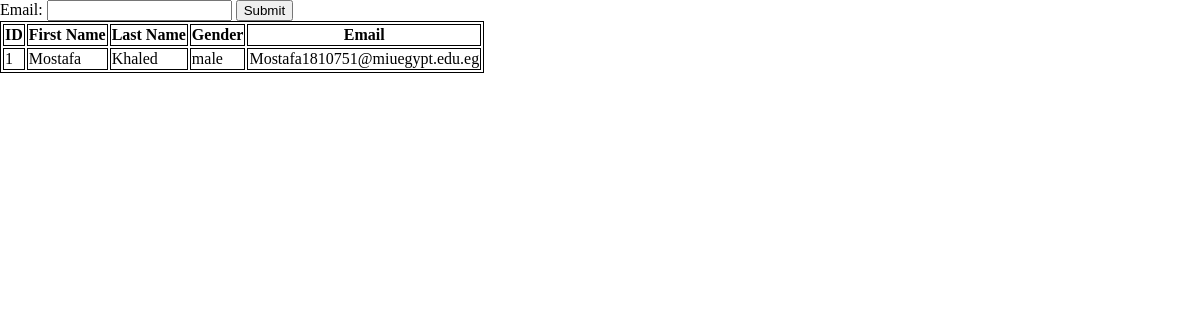
The app's page /search.php?s=Mostafa1810751@miuegypt.edu.eg, older data.
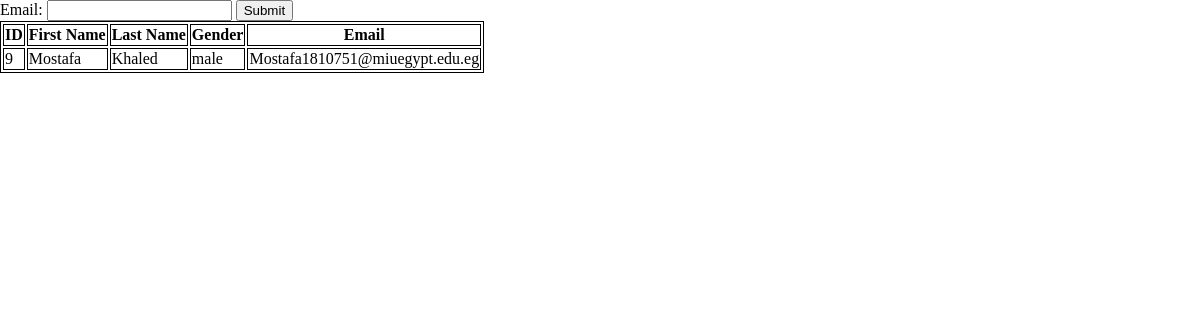
The same page, newer data.
### tables this page shows
CREATE TABLE `users` (
  `ID` int(11) NOT NULL,
  `First Name` varchar(255) NOT NULL,
  `Last Name` varchar(255) NOT NULL,
  `Email` varchar(255) NOT NULL,
  `Gender` varchar(255) NOT NULL,
  `Number` varchar(255) NOT NULL,
  `Password` varchar(255) NOT NULL,
  `Picture` varchar(55) NOT NULL,
  `User_Type_ID` int(11) NOT NULL DEFAULT 2
);

### search.php (the view, shortened to what this page needs)
<?php
$dbname = "razzaztours";
$server = "localhost";
$username = "root";
$password = "";
$conn = mysqli_connect($server,$username,$password,$dbname);
?>
<!DOCTYPE html>
<html>
<head>
</head>
<body>
<form method="GET">
Email: <input type="text" name="s" >
<button type="submit">Submit</button>
</form>
<?php
if(isset($_GET['s']))
{
$query = "SELECT * FROM users WHERE email LIKE '%".$_GET['s']."%'";
$result = mysqli_query($conn,$query);
?>
<table>
	<tr>
		<th>ID</th>
		<th>First Name</th>
		<th>Last Name</th>
		<th>Gender</th>
		<th>Email</th>
	</tr>
	<?php
		while($row = $result -> fetch_array(MYSQLI_ASSOC))
		{
		    $id = $row['ID'];
		    $fname = $row['First Name'];
			$lname = $row['Last Name'];
			$Gender = $row['Gender'];
		    $email = $row['Email'];
    ?>
	<tr>
		<td><?php echo $id; ?></td>
		<td><?php echo $fname; ?></td>
		<td><?php echo $lname; ?></td>
		<td><?php echo $Gender; ?></td>
		<td><?php echo $email; ?></td>
	</tr>
		    <?php
		}
}
	?>
</table>
</body>
</html>

### search.php (style rules this page uses)
body { margin: 0; }
table { border:1px solid #000; }
table td,table th { border:1px solid #000; }

Row changes from the older to the newer data that the page shows:
removed users: ID "1", First Name "Mostafa", Last Name "Khaled", Gender "male", Email "Mostafa1810751@miuegypt.edu.eg"
added users: ID "9", First Name "Mostafa", Last Name "Khaled", Gender "male", Email "Mostafa1810751@miuegypt.edu.eg"
